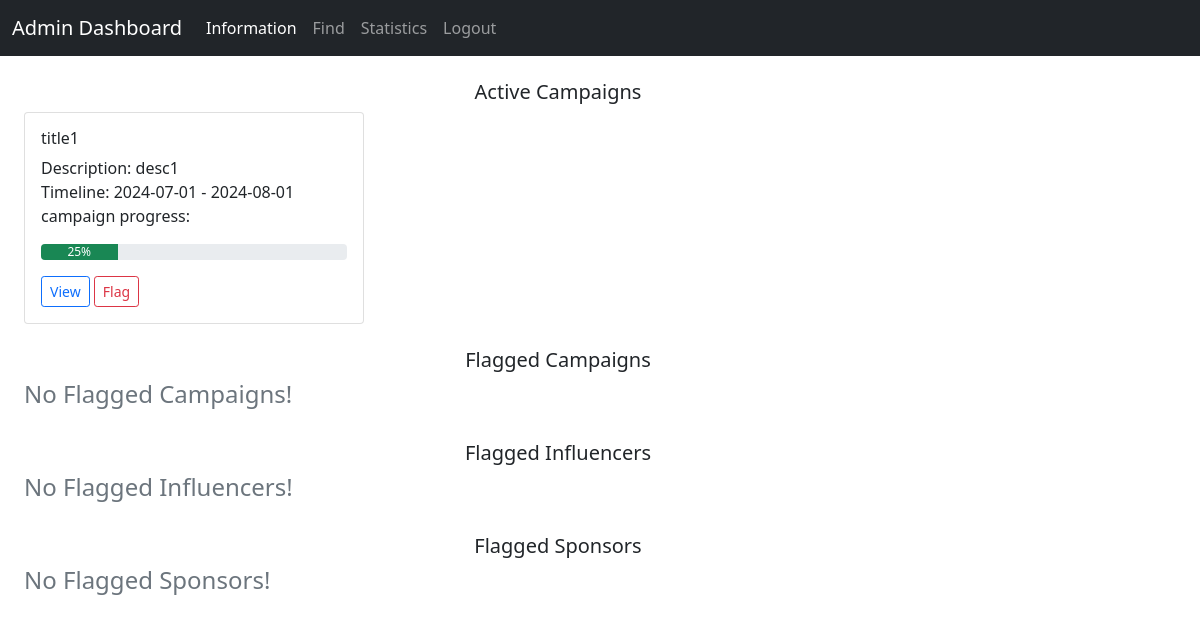
Before: /admin_dashboard with the older database file.
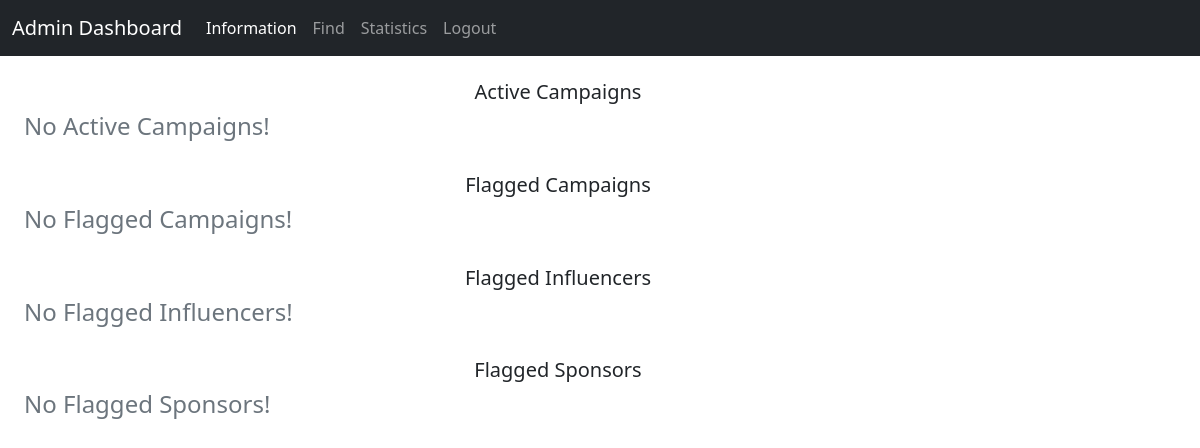
After: the same page with the newer database file.
### backend/models.py (models this page shows)
class Campaign(db.Model):
    __tablename__ = 'campaign'
    id = db.Column(db.Integer, primary_key=True)
    sponsor_id = db.Column(db.Integer, db.ForeignKey('sponsor.id'), nullable=False)
    visibility = db.Column(db.Enum('private', 'public'), default='public', nullable=False)
    title = db.Column(db.String, nullable=False)
    description = db.Column(db.String)
    goal = db.Column(db.String)
    start_date = db.Column(db.Date, nullable=False)
    end_date = db.Column(db.Date, nullable=False)
    budget = db.Column(db.Float, nullable=False)
    flagged = db.Column(db.Boolean, default=False)
    ad_request = db.relationship('Ad_Request', backref='campaign', cascade='all, delete-orphan')

### backend/controllers.py (the view)
@app.route('/admin_dashboard', methods=['GET', 'POST'])
def admin_dashboard():
    return render_template('admin_dashboard.html', active_campaigns=fetch_active_campaigns(), flagged_campaigns=fetch_flagged_campaigns(),
                           flagged_influencers=fetch_flagged_influencers(), flagged_sponsors=fetch_flagged_sponsors())

### backend/controllers.py (called while the page is built)
def fetch_flagged_campaigns():
    campaigns = Campaign.query.filter_by(flagged=True).all()
    flagged_campaigns = {}
    for campaign in campaigns:
        if campaign.id not in flagged_campaigns.keys():
            flagged_campaigns[campaign.id] = {'title': campaign.title, 'description': campaign.description}
    return flagged_campaigns

def fetch_flagged_influencers():
    influencers = Influencer.query.filter_by(flagged=True).all()
    flagged_influencers = {}
    for influencer in influencers:
        if influencer.id not in flagged_influencers.keys():
            flagged_influencers[influencer.id] = {'fname': influencer.first_name, 'lname': influencer.last_name, 'username': influencer.username}
    return flagged_influencers

def fetch_flagged_sponsors():
    sponsors = Sponsor.query.filter_by(flagged=True).all()
    flagged_sponsors = {}
    for sponsor in sponsors:
        if sponsor.id not in flagged_sponsors.keys():
            flagged_sponsors[sponsor.id] = {'fname': sponsor.first_name, 'lname': sponsor.last_name, 'username': sponsor.username}
    return flagged_sponsors

### templates/admin_dashboard.html (shortened to what this page needs)
<!DOCTYPE html>
<html lang="en">
<head>
    <link href="https://cdn.jsdelivr.net/npm/bootstrap@5.0.2/dist/css/bootstrap.min.css" rel="stylesheet">
</head>
<body>
    <div id="container">
        <div id="panel">
            <nav class="navbar navbar-expand-lg navbar-dark bg-dark">
                <div class="container-fluid">
                    <label class="navbar-brand">Admin Dashboard</label>
                    <div class="collapse navbar-collapse" id="navbarNavAltMarkup">
                        <div class="navbar-nav">
                            <a class="nav-link active" aria-current="page" href="/admin_dashboard">Information</a>
                            <a class="nav-link" href="/admin_find">Find</a>
                            <a class="nav-link" href="#">Statistics</a>
                            <a class="nav-link" href="#">Logout</a>
                        </div>
                    </div>
                </div>
            </nav>
        </div>
        <div class="container row">
            <h5 class="text-center"><br>Active Campaigns</h5>
            {% if active_campaigns %}
                {% for key,value in active_campaigns.items() %}
                    <div class="col-sm-4">
                        <div class="card">
                            <div class="card-body">
                                <h6 class="card-title">{{ value.title }}</h6>
                                <p class="card-text">
                                    Description: {{ value.description }}<br>
                                    Timeline: {{ value.start_date }} - {{ value.end_date }}
                                    campaign progress:
                                    <div class="progress">
                                        <div class="progress-bar bg-success" role="progressbar" style="width: 25%" aria-valuenow="25" aria-valuemin="0" aria-valuemax="100">25%</div>
                                    </div>
                                </p>
                                <a href="/campaign_details/{{ key }}" class="btn btn-outline-primary btn-sm">View</a>
                                <button type="button" class="btn btn-outline-danger btn-sm">Flag</button>
                            </div>
                        </div>
                    </div>
                {% endfor %}
            {% else %}
                <h4 class="text-secondary">No Active Campaigns!</h4>
            {% endif %}
        </div>
        <div class="container row">
            <h5 class="text-center"><br>Flagged Campaigns</h5>
            {% if flagged_campaigns %}
                {% for key,value in flagged_campaigns %}
                    <div class="col-sm-4">
                        <div class="card">
                            <div class="card-body">
                                <h6 class="card-title"> {{ value.title }} </h6>
                                <p class="card-text">
                                    Description: {{ value.description }} <br>
                                </p>
                                <a href="/templates/admin_campaign_details.html" class="btn btn-outline-primary btn-sm">View</a>
                                <button type="button" class="btn btn-outline-success btn-sm">Unflag</button>
                            </div>
                        </div>
                    </div>
                {% endfor %}
            {% else %}
                <h4 class="text-secondary">No Flagged Campaigns!</h4>
            {% endif %}
        </div>
        <div class="container row">
            <h5 class="text-center"><br>Flagged Influencers</h5>
            {% if flagged_influencers %}
                {% for key, value in flagged_influencers %}
                    <div class="col-sm-4">
                        <div class="card">
                            <div class="card-body">
                                <h6 class="card-title"> ID: {{ key }}</h6>
                                <p class="card-text">
                                    Name: {{ value.fname }} {{ value.lname }}  <br>
                                    Username: {{ value.username }} <br>
                                </p>
                                <a href="/templates/influencer_dashboard.html" class="btn btn-outline-primary btn-sm">View</a>
                                <button type="button" class="btn btn-outline-success btn-sm">Unflag</button>
                            </div>
                        </div>
                    </div>
                {% endfor %}
            {% else %}
                <h4 class="text-secondary">No Flagged Influencers!</h4>
            {% endif %}
        </div>
        <div class="container row">
            <h5 class="text-center"><br>Flagged Sponsors</h5>
            {% if flagged_sponsors %}
                {% for key, value in flagged_sponsors %}
                    <div class="col-sm-4">
                        <div class="card">
                            <div class="card-body">
                                <h6 class="card-title"> ID: {{ key }}</h6>
                                <p class="card-text">
                                    Name: {{ value.fname }} {{ value.lname }} <br>
                                    Username: {{ value.username }} <br>
                                </p>
                                <a href="/templates/sponsor_dashboard.html" class="btn btn-outline-primary btn-sm">View</a>
                                <button type="button" class="btn btn-outline-success btn-sm">Unflag</button>
                            </div>
                        </div>
                    </div>
                {% endfor %}
            {% else %}
                <h4 class="text-secondary">No Flagged Sponsors!</h4>
            {% endif %}
        </div>
    </div>
</body>
</html>

Changed rows visible on the page:
removed Campaign: title "title1", description "desc1", start_date "2024-07-01", end_date "2024-08-01"
Other visible differences:
text now shown: "No Active Campaigns!"
list line gone: "Description: Timeline: - campaign progress: 25% View Flag"
